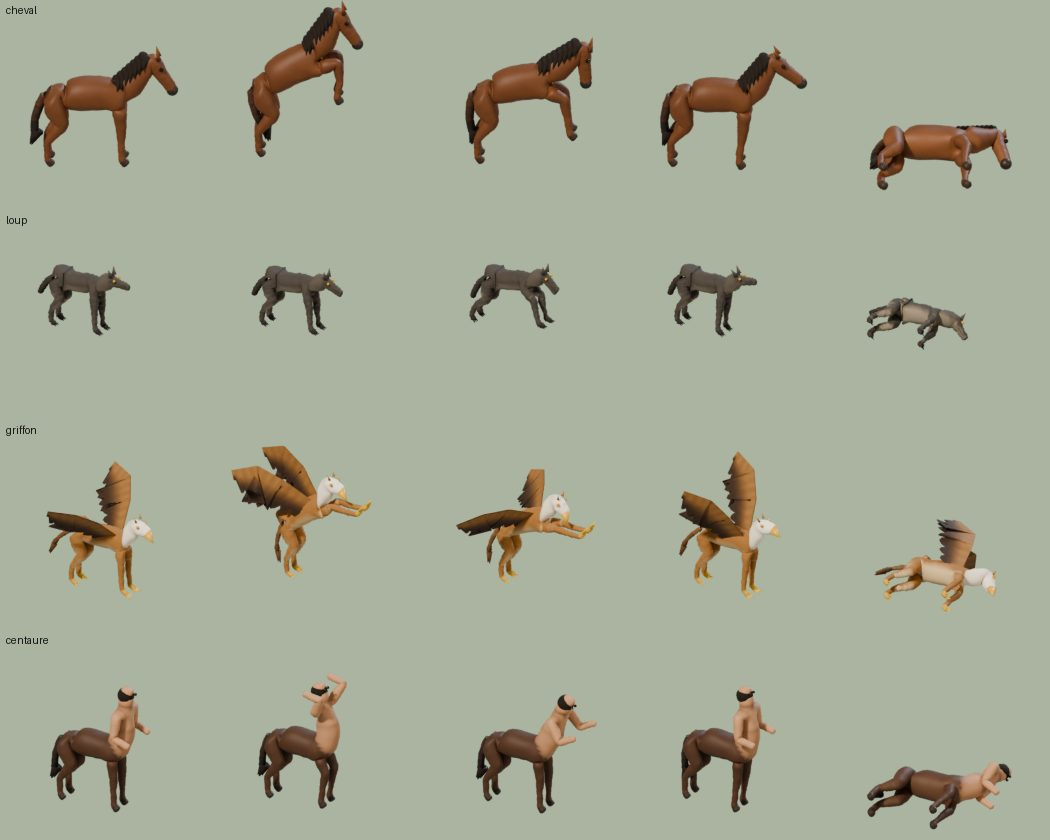
#> input picture outils-communs/blender/recettes/planche_quadrupedes.jpg, 1050 x 840 px
$ python -i planche_avant_apres.py   (imports and definitions only)
#> lines starting #> are read from the running program, lines starting #| are printed output that depends on the picture
"""Planche avant/après de sprites : la créature telle qu'elle est dans le jeu et sa nouvelle version, image par image,
à la même échelle (pixels par unité du monde), posées sur le même sol. Python + Pillow, sans Blender.

  python3 outils-communs/blender/planche_avant_apres.py AVANT APRES planche.png --id loup[,roc…] [--fond herbe|clair|sombre]

AVANT / APRÈS : un fichier sprites3d.js (var SPR3D={…}, celui du jeu ou un autre) ou un dossier d'images
<id>_<pose><k>.png (sortie de planche_sprites.py ou du studio Three.js ; son <id>.json donne pxu, sinon 168/2,35).
Chaque ligne est mise à l'échelle commune la plus grande et alignée sur le point d'appui au sol.
Rend aussi, en texte : taille, nombre d'images par pose, part opaque, luminance moyenne, pour chaque côté.
Code 2 si une créature manque d'un côté.
"""
import base64
import glob
import io
import json
import os
import re
import sys

from PIL import Image, ImageDraw, ImageFont, ImageStat

POSES = ['idle', 'atk', 'hit', 'die']
PXU_DEFAUT = round(168 / 2.35, 1)
FONDS = {'herbe': (84, 102, 62), 'clair': (214, 204, 178), 'sombre': (34, 32, 30)}


# [17 lines left out: functions lire_js, depuis_js, not called in this run]


def appui(im):
    """Point d'appui comme pack.py : bas de la silhouette (alpha > 40), milieu des pixels opaques des 7 dernières lignes."""
    a = im.split()[3].point(lambda x: 255 if x > 40 else 0)
    bb = a.getbbox()
    if not bb:
        return im.width / 2, im.height
    yb = bb[3] - 1
    bande = a.crop((0, max(0, yb - 6), im.width, yb + 1)).getbbox()
    return ((bande[0] + bande[2]) / 2 if bande else im.width / 2), yb


# [133 lines left out: functions depuis_dossier, charger, stats, planche, main, not called in this run]


# [2 lines not run here, left out]

>>> import cv2
>>> picture = cv2.imread('recettes/planche_quadrupedes.jpg', cv2.IMREAD_GRAYSCALE)
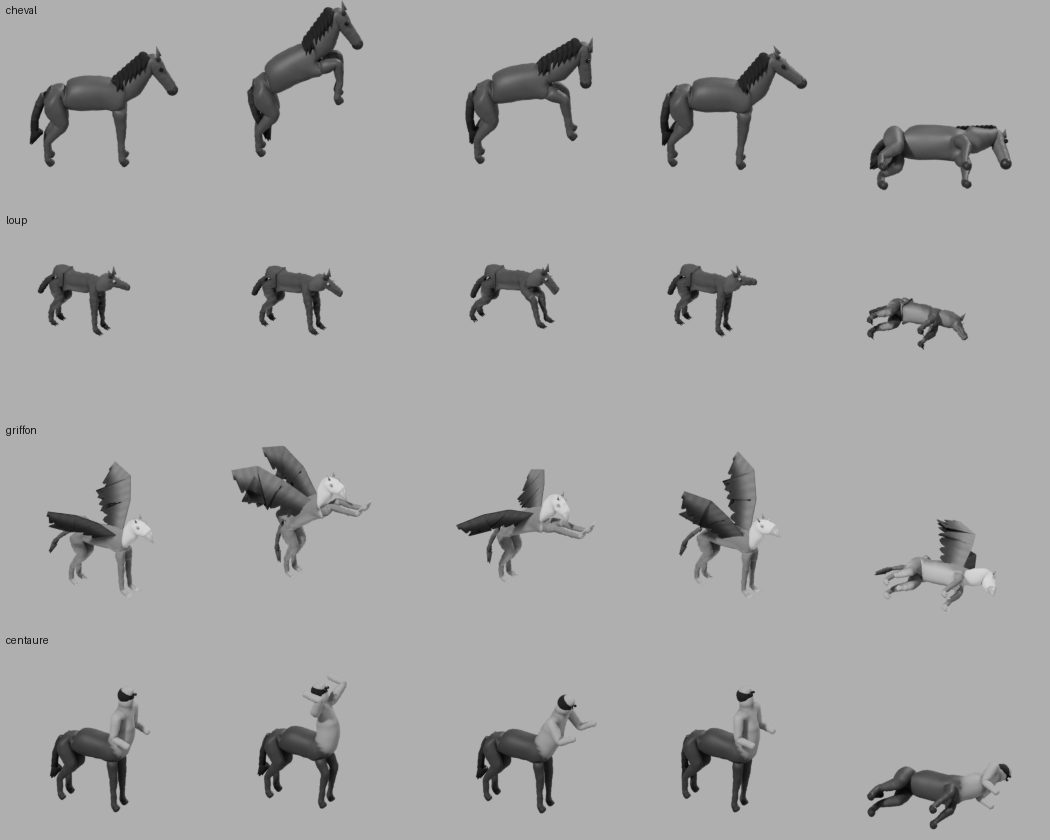
#> picture: shape (840, 1050); min 0, max 229, mean 165.8
#> (the run stopped early here; a loop or call above may not have finished)
